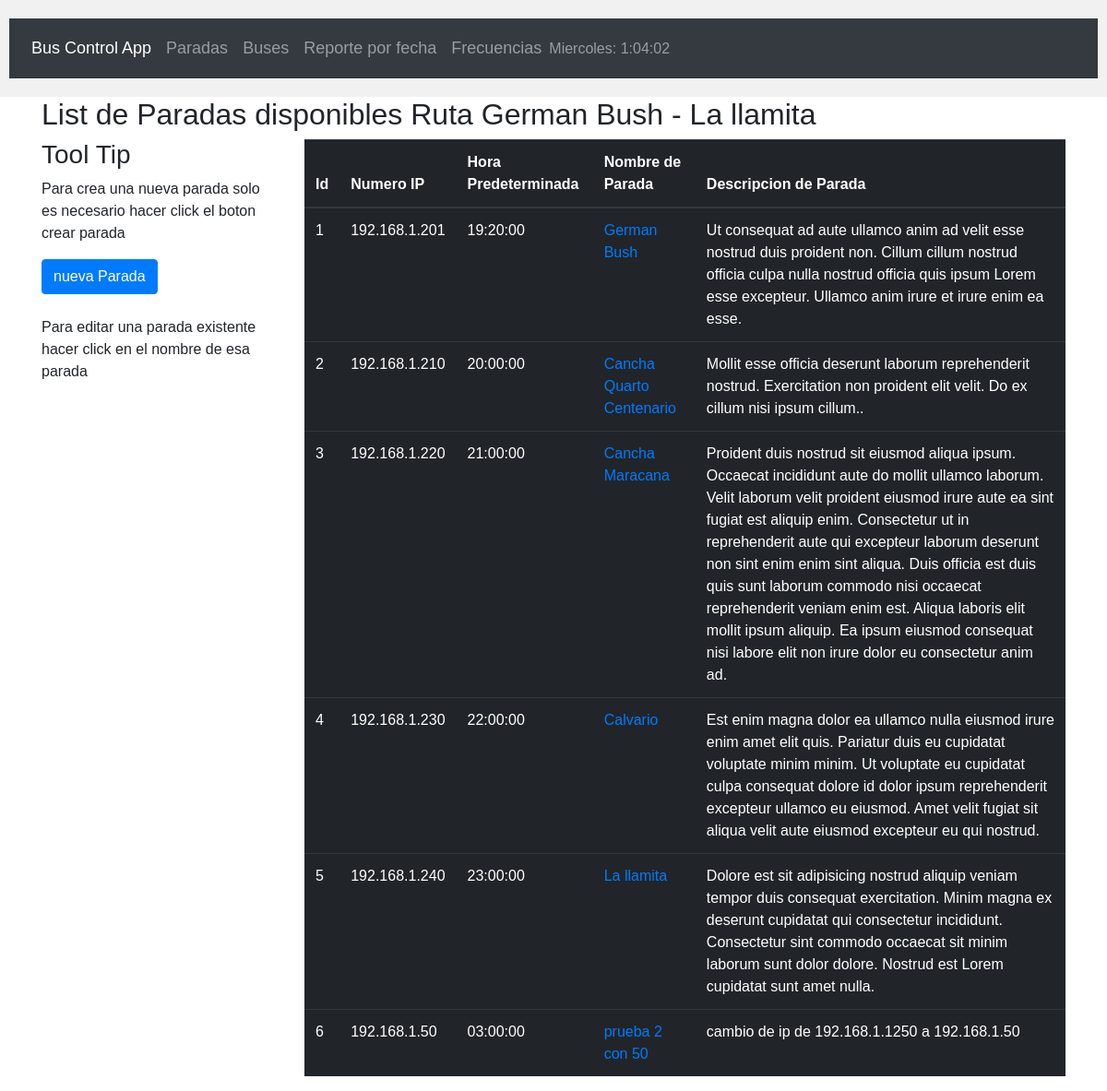
/paradas/, run on an earlier commit of the app's database.
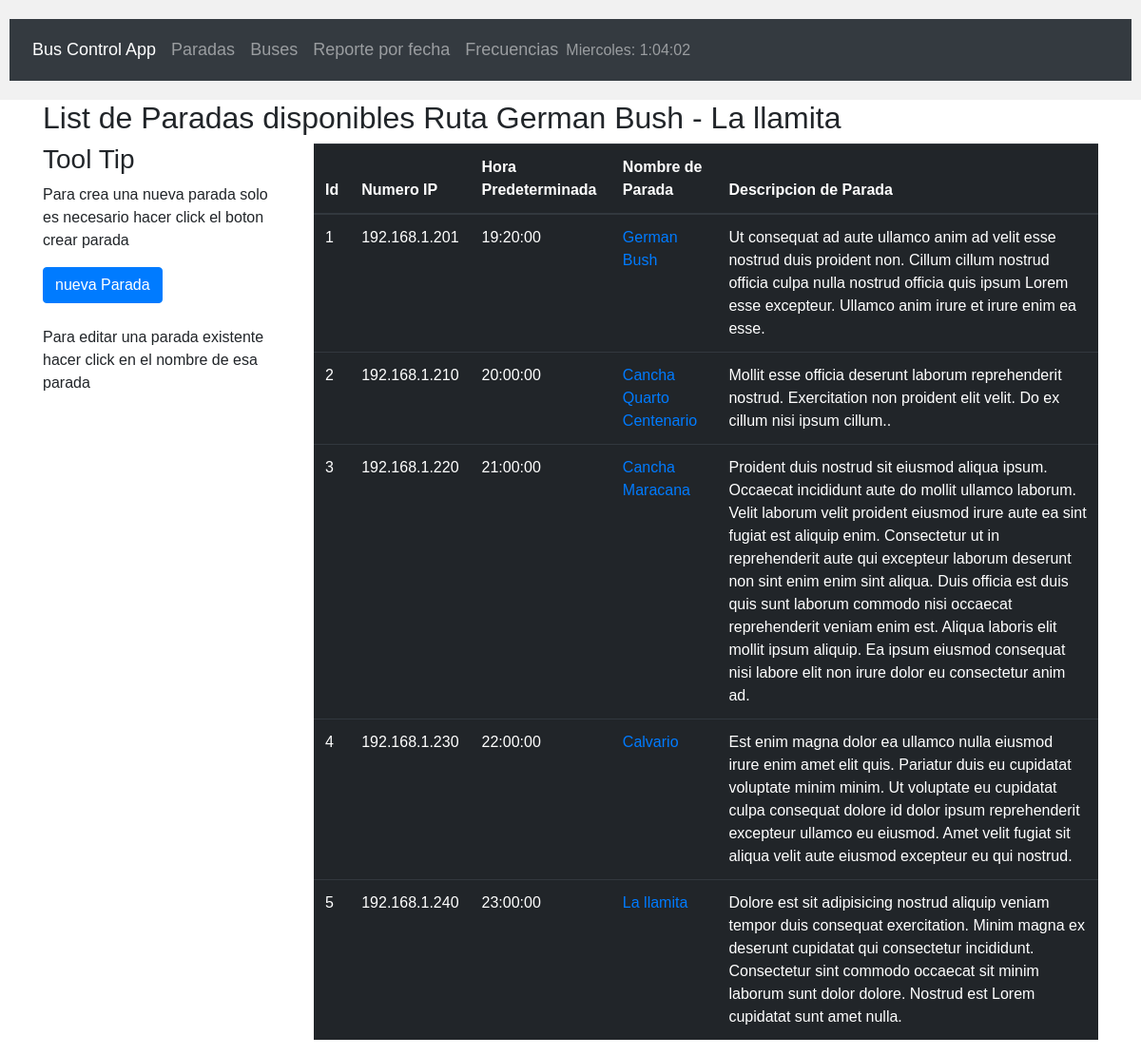
And on a later commit of the database.
### db_setup.py (models this page shows, shortened)
class Paradas(Base): # child
    __tablename__ = 'paradas' # right -association class references the right side via many-to-one
    id = Column(Integer, primary_key=True)
    parada_Ip = Column(String(15), nullable=False)
    parada_Time = Column(String(20), nullable=False)
    parada_nombre = Column(String(100), nullable=False)
    parada_desc = Column(String(200), nullable=False)

### mainapp.py (the view)
@app.route('/paradas/')
def ParadasPage():
    totalParadas = session.query(Paradas).all()
    return render_template('Paradas.html', appParadas=totalParadas)

### templates/Paradas.html (shortened to what this page needs)
{% extends "start.html" %}
{% block content %}
<h2>List de Paradas disponibles Ruta German Bush - La llamita</h2>
<div class="row">
    <div class="col-sm-3">
        <h3>Tool Tip</h3>
        <p>
            Para crea una nueva parada solo es necesario hacer click el boton crear parada
        </p>
        <button type="button" class="btn btn-primary" data-toggle="modal" data-target="#paradaModal">
        nueva Parada</button>
        <br><br>
        <p>
            Para editar una parada existente hacer click en el nombre de esa parada
        </p>
    </div>
    <div class="col-sm-9">
        <table class="table table-dark table-hover">
            <thead>
                <tr>
                    <th>Id</th>
                    <th>Numero IP</th>
                    <th>Hora Predeterminada</th>
                    <th>Nombre de Parada</th>
                    <th>Descripcion de Parada</th>
                </tr>
            </thead>
            <tbody>
                {% for parada in appParadas %}
                <tr>
                    <td>
                        {{parada.id}}
                    </td>
                    <td>
                        {{parada.parada_Ip}}
                    </td>
                    <td>
                        {{parada.parada_Time}}
                    </td>
                    <td>
                        <a href="{{url_for('editParada',paradaIp=parada.parada_Ip)}}" data-toggle="tooltip" data-placement="right" title="Editar | Borrar">{{parada.parada_nombre}}</a>
                    </td>
                    <td>
                        {{parada.parada_desc}}
                    </td>
                </tr>
                {% endfor %}
            </tbody>
        </table>
    </div>
</div>
{% endblock %}

What changed in the data, as far as the page shows it:
removed Paradas: id "6", parada_Ip "192.168.1.50", parada_Time "03:00:00", parada_nombre "prueba 2 con 50", parada_desc "cambio de ip de 192.168.1.1250 a 192.168.1.50"
